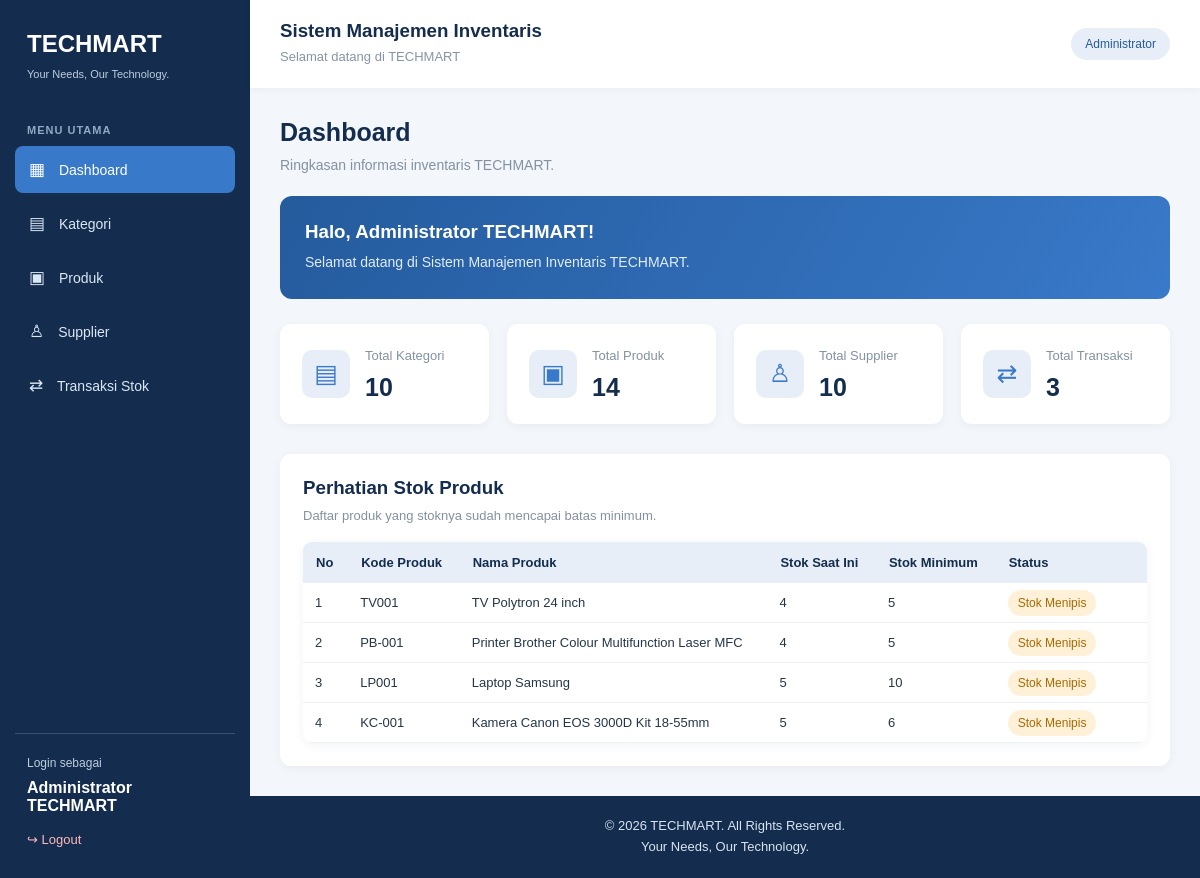
/dashboard.php (signed in), run on the app's committed database.
### tables this page shows
CREATE TABLE `barang` (
  `id` int(11) NOT NULL,
  `kode_barang` varchar(30) NOT NULL,
  `nama_barang` varchar(150) NOT NULL,
  `merek` varchar(100) DEFAULT NULL,
  `kategori_id` int(11) NOT NULL,
  `supplier_id` int(11) DEFAULT NULL,
  `harga_beli` decimal(15,2) NOT NULL DEFAULT 0.00,
  `harga_jual` decimal(15,2) NOT NULL DEFAULT 0.00,
  `stok` int(11) NOT NULL DEFAULT 0,
  `stok_minimum` int(11) NOT NULL DEFAULT 0,
  `deskripsi` text DEFAULT NULL,
  `gambar` varchar(255) DEFAULT NULL,
  `created_at` timestamp NOT NULL DEFAULT current_timestamp(),
  `updated_at` timestamp NOT NULL DEFAULT current_timestamp() ON UPDATE current_timestamp()
);

### dashboard.php (the view, shortened to what this page needs)
<?php
$db = getDB();
$totalKategori = $db->query(
    "SELECT COUNT(*) FROM kategori"
)->fetchColumn();
$totalProduk = $db->query(
    "SELECT COUNT(*) FROM barang"
)->fetchColumn();
$totalSupplier = $db->query(
    "SELECT COUNT(*) FROM supplier"
)->fetchColumn();
$totalTransaksi = $db->query(
    "SELECT COUNT(*) FROM transaksi_stok"
)->fetchColumn();
$stmt = $db->query(
    "SELECT kode_barang, nama_barang, stok, stok_minimum
     FROM barang
     WHERE stok <= stok_minimum
     ORDER BY stok ASC"
);
$stokMenipis = $stmt->fetchAll();
require_once 'layout/header.php';
?>
<div class="dashboard-heading">
    <div>
        <h2>Dashboard</h2>
        <p>Ringkasan informasi inventaris TECHMART.</p>
    </div>
</div>
<div class="welcome-box">
    <h3>Halo, <?= htmlspecialchars($_SESSION['nama']) ?>!</h3>
    <p>Selamat datang di Sistem Manajemen Inventaris TECHMART.</p>
</div>
<div class="dashboard-cards">
    <div class="stat-card">
        <div class="stat-icon">▤</div>
        <div>
            <p>Total Kategori</p>
            <h2><?= $totalKategori ?></h2>
        </div>
    </div>
    <div class="stat-card">
        <div class="stat-icon">▣</div>
        <div>
            <p>Total Produk</p>
            <h2><?= $totalProduk ?></h2>
        </div>
    </div>
    <div class="stat-card">
        <div class="stat-icon">♙</div>
        <div>
            <p>Total Supplier</p>
            <h2><?= $totalSupplier ?></h2>
        </div>
    </div>
    <div class="stat-card">
        <div class="stat-icon">⇄</div>
        <div>
            <p>Total Transaksi</p>
            <h2><?= $totalTransaksi ?></h2>
        </div>
    </div>
</div>
<div class="dashboard-section">
    <h3>Perhatian Stok Produk</h3>
    <p>Daftar produk yang stoknya sudah mencapai batas minimum.</p>
    <div class="table-container">
        <table>
            <thead>
                <tr>
                    <th>No</th>
                    <th>Kode Produk</th>
                    <th>Nama Produk</th>
                    <th>Stok Saat Ini</th>
                    <th>Stok Minimum</th>
                    <th>Status</th>
                </tr>
            </thead>
            <tbody>
                <?php if ($stokMenipis): ?>
                    <?php $no = 1; ?>
                    <?php foreach ($stokMenipis as $b): ?>
                        <tr>
                            <td><?= $no++ ?></td>
                            <td><?= htmlspecialchars($b['kode_barang']) ?></td>
                            <td><?= htmlspecialchars($b['nama_barang']) ?></td>
                            <td><?= $b['stok'] ?></td>
                            <td><?= $b['stok_minimum'] ?></td>
                            <td>
                                <span class="status-warning">
                                    Stok Menipis
                                </span>
                            </td>
                        </tr>
                    <?php endforeach; ?>
                <?php endif; ?>
            </tbody>
        </table>
    </div>
</div>
<?php require_once 'layout/footer.php'; ?>

### assets/css/style.css (style rules this page uses)
* { margin: 0; padding: 0; box-sizing: border-box; }
html, body { width: 100%; min-height: 100%; }
body { font-family: Arial, Helvetica, sans-serif; background: #f3f6fa; color: #26364a; overflow-x: hidden; }
main h1, main h2, main h3 { color: #142d4e; }
main h2 { font-size: 25px; margin-bottom: 20px; }
main h3 { margin-bottom: 15px; }
.dashboard-heading h2 { color: #142d4e; margin-bottom: 7px; }
.dashboard-heading p { color: #8491a2; font-size: 14px; }
p { line-height: 1.6; }
.table-container { width: 100%; max-width: 100%; overflow-x: auto; margin-top: 15px; background: white; border-radius: 9px; box-shadow: 0 2px 10px rgba(20,45,78,0.06); }
table { width: 100%; border-collapse: collapse; background: white; }
th { background: #e7eef7; color: #142d4e; text-align: left; padding: 13px; font-size: 13px; white-space: nowrap; }
td { padding: 12px; border-bottom: 1px solid #edf0f5; font-size: 13px; vertical-align: middle; }
table th:last-child, table td:last-child { min-width: 145px; white-space: nowrap; }
.dashboard-heading { margin-bottom: 20px; }
.dashboard-cards { display: grid; grid-template-columns: repeat(4, minmax(0, 1fr)); gap: 18px; margin-bottom: 30px; }
.stat-card { background: white; border-radius: 11px; padding: 22px; display: flex; align-items: center; gap: 15px; box-shadow: 0 2px 10px rgba(20,45,78,0.05); }
.stat-icon { width: 48px; height: 48px; flex-shrink: 0; border-radius: 10px; background: #e7eef7; color: #3979c9; display: flex; align-items: center; justify-content: center; font-size: 25px; }
.stat-card p { color: #8491a2; font-size: 13px; margin-bottom: 7px; }
.stat-card h2 { color: #142d4e; margin: 0; font-size: 25px; }
.welcome-box { background: linear-gradient(120deg, #245b9d, #3979c9); color: white; padding: 25px; border-radius: 12px; margin-bottom: 25px; }
.welcome-box h3 { color: white; margin-bottom: 8px; }
.welcome-box p { color: #e2edfa; font-size: 14px; }
.dashboard-section { background: white; padding: 23px; border-radius: 11px; box-shadow: 0 2px 10px rgba(20,45,78,0.05); }
.dashboard-section h3 { color: #142d4e; margin-bottom: 7px; }
.dashboard-section > p { color: #8491a2; font-size: 13px; margin-bottom: 15px; }
.status-warning { background: #fff0d8; color: #a66a00; padding: 6px 10px; border-radius: 20px; font-size: 12px; }

### data on the page
barang: kode_barang "TV001", nama_barang "TV Polytron 24 inch", stok "4", stok_minimum "5"
barang: kode_barang "PB-001", nama_barang "Printer Brother Colour Multifunction Laser MFC", stok "4", stok_minimum "5"
barang: kode_barang "LP001", nama_barang "Laptop Samsung", stok "5", stok_minimum "10"
barang: kode_barang "KC-001", nama_barang "Kamera Canon EOS 3000D Kit 18-55mm", stok "5", stok_minimum "6"

### other printed values
$_SESSION['nama'] "Administrator TECHMART"
$totalKategori "10"
$totalProduk "14"
$totalSupplier "10"
$totalTransaksi "3"
